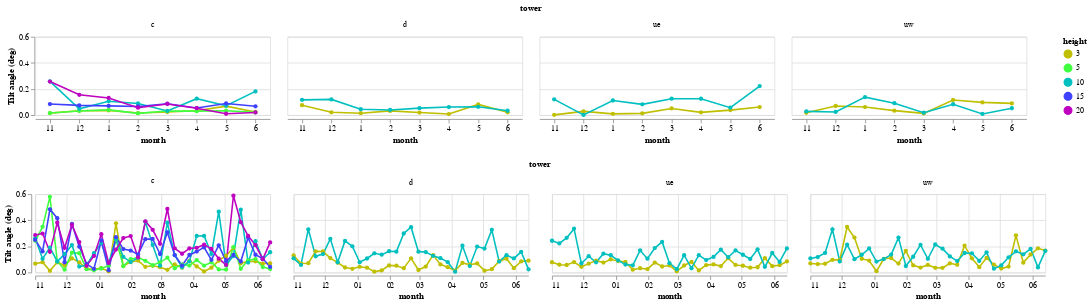

Notebook code for this chart:
### Code cell
(monthly_fits_chart & weekly_fits_chart).resolve_scale(y='shared')

### Figure 1 — Vega-Lite specification as saved in the notebook (floating-point values rounded to 4 significant figures; data arrays with more than 128 entries replaced by an {"elided": "..."} marker saying what was removed)
{"config": {"view": {"continuousWidth": 300, "continuousHeight": 300}}, "vconcat": [{"data": {"name": "data-73722180800f3d6953859fee9585921f"}, "mark": {"type": "line", "point": true}, "encoding": {"color": {"field": "height", "scale": {"scheme": "sinebow"}, "type": "ordinal"}, "facet": {"field": "tower", "type": "nominal"}, "x": {"axis": {"labelAngle": 0}, "field": "month", "sort": [11, 12, 1], "type": "ordinal"}, "y": {"field": "tilt", "title": "Tilt angle (deg)", "type": "quantitative"}}, "height": 100, "width": 300}, {"data": {"name": "data-028a7a18b310cc8be8545776138f2040"}, "mark": {"type": "line", "point": true}, "encoding": {"color": {"field": "height", "scale": {"scheme": "sinebow"}, "type": "ordinal"}, "facet": {"field": "tower", "type": "nominal"}, "x": {"axis": {"format": "%m"}, "field": "start_date", "title": "month", "type": "temporal"}, "y": {"field": "tilt", "title": "Tilt angle (deg)", "type": "quantitative"}}, "height": 100, "width": 300}], "resolve": {"scale": {"y": "shared"}}, "$schema": "https://vega.github.io/schema/vega-lite/v5.17.0.json", "datasets": {"data-73722180800f3d6953859fee9585921f": [{"month": 11, "height": 3.0, "tower": "c", "a": 0.003705, "b": -9.313e-05, "c": -0.0002493, "tilt": 0.01525, "tiltaz": 69.52, "W_f_1": 9.313e-05, "W_f_2": 0.0002493, "W_f_3": 1.0, "W_f": [9.313e-05, 0.0002493, 1.0]}, {"month": 11, "height": 5.0, "tower": "c", "a": -0.001992, "b": 1.768e-05, "c": -0.0002758, "tilt": 0.01583, "tiltaz": 93.67, "W_f_1": -1.768e-05, "W_f_2": 0.0002758, "W_f_3": 1.0, "W_f": [-1.768e-05, 0.0002758, 1.0]}, {"month": 11, "height": 10.0, "tower": "c", "a": -0.05393, "b": 0.00441, "c": 0.0009712, "tilt": 0.2587, "tiltaz": -167.6, "W_f_1": -0.00441, "W_f_2": -0.0009712, "W_f_3": 1.0, "W_f": [-0.00441, -0.0009712, 1.0]}, {"month": 11, "height": 15.0, "tower": "c", "a": 0.01162, "b": -5.607e-05, "c": -0.001473, "tilt": 0.08447, "tiltaz": 87.82, "W_f_1": 5.607e-05, "W_f_2": 0.001473, "W_f_3": 1.0, "W_f": [5.607e-05, 0.001473, 1.0]}, {"month": 11, "height": 20.0, "tower": "c", "a": -0.0631, "b": 0.004254, "c": -0.001431, "tilt": 0.2572, "tiltaz": 161.4, "W_f_1": -0.004254, "W_f_2": 0.001431, "W_f_3": 1.0, "W_f": [-0.004254, 0.001431, 1.0]}, {"month": 11, "height": 3.0, "tower": "uw", "a": 0.00832, "b": -0.0002633, "c": -0.0001704, "tilt": 0.01797, "tiltaz": 32.91, "W_f_1": 0.0002633, "W_f_2": 0.0001704, "W_f_3": 1.0, "W_f": [0.0002633, 0.0001704, 1.0]}, {"month": 11, "height": 10.0, "tower": "uw", "a": -0.0009363, "b": -0.0003384, "c": 0.0003626, "tilt": 0.02841, "tiltaz": -46.98, "W_f_1": 0.0003384, "W_f_2": -0.0003626, "W_f_3": 1.0, "W_f": [0.0003384, -0.0003626, 1.0]}, {"month": 11, "height": 3.0, "tower": "ue", "a": -0.0113, "b": -2.822e-05, "c": 1.099e-05, "tilt": 0.001735, "tiltaz": -21.28, "W_f_1": 2.822e-05, "W_f_2": -1.099e-05, "W_f_3": 1.0, "W_f": [2.822e-05, -1.099e-05, 1.0]}, {"month": 11, "height": 10.0, "tower": "ue", "a": 0.01065, "b": -0.0003351, "c": 0.002082, "tilt": 0.1208, "tiltaz": -80.86, "W_f_1": 0.0003351, "W_f_2": -0.002082, "W_f_3": 1.0, "W_f": [0.0003351, -0.002082, 1.0]}, {"month": 11, "height": 3.0, "tower": "d", "a": 0.00387, "b": -0.001193, "c": -0.0005857, "tilt": 0.07613, "tiltaz": 26.15, "W_f_1": 0.001193, "W_f_2": 0.0005857, "W_f_3": 1.0, "W_f": [0.001193, 0.0005857, 1.0]}, {"month": 11, "height": 10.0, "tower": "d", "a": 0.04631, "b": 0.000728, "c": 0.001904, "tilt": 0.1168, "tiltaz": -110.9, "W_f_1": -0.000728, "W_f_2": -0.001904, "W_f_3": 1.0, "W_f": [-0.000728, -0.001904, 1.0]}, {"month": 12, "height": 3.0, "tower": "c", "a": 0.01465, "b": -0.0001418, "c": 0.0005563, "tilt": 0.03289, "tiltaz": -75.7, "W_f_1": 0.0001418, "W_f_2": -0.0005563, "W_f_3": 1.0, "W_f": [0.0001418, -0.0005563, 1.0]}, {"month": 12, "height": 5.0, "tower": "c", "a": 0.01018, "b": 1.037e-05, "c": 0.0005511, "tilt": 0.03158, "tiltaz": -91.08, "W_f_1": -1.037e-05, "W_f_2": -0.0005511, "W_f_3": 1.0, "W_f": [-1.037e-05, -0.0005511, 1.0]}, {"month": 12, "height": 10.0, "tower": "c", "a": -0.03922, "b": 0.0008452, "c": 5.752e-05, "tilt": 0.04854, "tiltaz": -176.1, "W_f_1": -0.0008452, "W_f_2": -5.752e-05, "W_f_3": 1.0, "W_f": [-0.0008452, -5.752e-05, 1.0]}, {"month": 12, "height": 15.0, "tower": "c", "a": 0.009489, "b": -0.0006863, "c": 0.001104, "tilt": 0.07447, "tiltaz": -58.13, "W_f_1": 0.0006863, "W_f_2": -0.001104, "W_f_3": 1.0, "W_f": [0.0006863, -0.001104, 1.0]}, {"month": 12, "height": 20.0, "tower": "c", "a": -0.05739, "b": -0.0007699, "c": 0.002599, "tilt": 0.1553, "tiltaz": -73.5, "W_f_1": 0.0007699, "W_f_2": -0.002599, "W_f_3": 1.0, "W_f": [0.0007699, -0.002599, 1.0]}, {"month": 12, "height": 3.0, "tower": "uw", "a": 0.007753, "b": -0.0002517, "c": 0.00119, "tilt": 0.06971, "tiltaz": -78.06, "W_f_1": 0.0002517, "W_f_2": -0.00119, "W_f_3": 1.0, "W_f": [0.0002517, -0.00119, 1.0]}, {"month": 12, "height": 10.0, "tower": "uw", "a": 0.0007163, "b": 0.0002923, "c": 0.0003029, "tilt": 0.02412, "tiltaz": -134.0, "W_f_1": -0.0002923, "W_f_2": -0.0003029, "W_f_3": 1.0, "W_f": [-0.0002923, -0.0003029, 1.0]}, {"month": 12, "height": 3.0, "tower": "ue", "a": 0.005318, "b": -0.0002981, "c": 0.000397, "tilt": 0.02845, "tiltaz": -53.1, "W_f_1": 0.0002981, "W_f_2": -0.000397, "W_f_3": 1.0, "W_f": [0.0002981, -0.000397, 1.0]}, {"month": 12, "height": 10.0, "tower": "ue", "a": 0.03642, "b": 9.23e-06, "c": 2.792e-05, "tilt": 0.001685, "tiltaz": -108.3, "W_f_1": -9.23e-06, "W_f_2": -2.792e-05, "W_f_3": 1.0, "W_f": [-9.23e-06, -2.792e-05, 1.0]}, {"month": 12, "height": 3.0, "tower": "d", "a": 0.01356, "b": -0.0003678, "c": -7.269e-05, "tilt": 0.02148, "tiltaz": 11.18, "W_f_1": 0.0003678, "W_f_2": 7.269e-05, "W_f_3": 1.0, "W_f": [0.0003678, 7.269e-05, 1.0]}, {"month": 12, "height": 10.0, "tower": "d", "a": 0.04783, "b": -0.001067, "c": 0.00181, "tilt": 0.1204, "tiltaz": -59.49, "W_f_1": 0.001067, "W_f_2": -0.00181, "W_f_3": 1.0, "W_f": [0.001067, -0.00181, 1.0]}, {"month": 1, "height": 3.0, "tower": "c", "a": 0.005496, "b": 0.0004146, "c": 0.0004733, "tilt": 0.03605, "tiltaz": -131.2, "W_f_1": -0.0004146, "W_f_2": -0.0004733, "W_f_3": 1.0, "W_f": [-0.0004146, -0.0004733, 1.0]}, {"month": 1, "height": 5.0, "tower": "c", "a": 0.006621, "b": 6.76e-05, "c": 0.0006917, "tilt": 0.03982, "tiltaz": -95.58, "W_f_1": -6.76e-05, "W_f_2": -0.0006917, "W_f_3": 1.0, "W_f": [-6.76e-05, -0.0006917, 1.0]}, {"month": 1, "height": 10.0, "tower": "c", "a": -0.03557, "b": 0.0001626, "c": 0.001848, "tilt": 0.1063, "tiltaz": -95.03, "W_f_1": -0.0001626, "W_f_2": -0.001848, "W_f_3": 1.0, "W_f": [-0.0001626, -0.001848, 1.0]}, {"month": 1, "height": 15.0, "tower": "c", "a": 0.009924, "b": 0.0005724, "c": 0.001092, "tilt": 0.07066, "tiltaz": -117.7, "W_f_1": -0.0005724, "W_f_2": -0.001092, "W_f_3": 1.0, "W_f": [-0.0005724, -0.001092, 1.0]}, {"month": 1, "height": 20.0, "tower": "c", "a": -0.05303, "b": 0.0007959, "c": 0.002149, "tilt": 0.1313, "tiltaz": -110.3, "W_f_1": -0.0007959, "W_f_2": -0.002149, "W_f_3": 1.0, "W_f": [-0.0007959, -0.002149, 1.0]}, {"month": 1, "height": 3.0, "tower": "uw", "a": 0.004881, "b": -0.001064, "c": -0.0001467, "tilt": 0.06155, "tiltaz": 7.847, "W_f_1": 0.001064, "W_f_2": 0.0001467, "W_f_3": 1.0, "W_f": [0.001064, 0.0001467, 1.0]}, {"month": 1, "height": 10.0, "tower": "uw", "a": 0.0103, "b": -0.001014, "c": 0.002175, "tilt": 0.1375, "tiltaz": -65.01, "W_f_1": 0.001014, "W_f_2": -0.002175, "W_f_3": 1.0, "W_f": [0.001014, -0.002175, 1.0]}, {"month": 1, "height": 3.0, "tower": "ue", "a": 0.01041, "b": -6.675e-06, "c": 0.0001663, "tilt": 0.009538, "tiltaz": -87.7, "W_f_1": 6.675e-06, "W_f_2": -0.0001663, "W_f_3": 1.0, "W_f": [6.675e-06, -0.0001663, 1.0]}, {"month": 1, "height": 10.0, "tower": "ue", "a": 0.05602, "b": -0.001635, "c": -0.001064, "tilt": 0.1118, "tiltaz": 33.06, "W_f_1": 0.001635, "W_f_2": 0.001064, "W_f_3": 1.0, "W_f": [0.001635, 0.001064, 1.0]}, {"month": 1, "height": 3.0, "tower": "d", "a": 0.01594, "b": -0.0002371, "c": -8.843e-05, "tilt": 0.0145, "tiltaz": 20.46, "W_f_1": 0.0002371, "W_f_2": 8.843e-05, "W_f_3": 1.0, "W_f": [0.0002371, 8.843e-05, 1.0]}, {"month": 1, "height": 10.0, "tower": "d", "a": 0.05106, "b": 0.0005257, "c": 0.0005954, "tilt": 0.04551, "tiltaz": -131.4, "W_f_1": -0.0005257, "W_f_2": -0.0005954, "W_f_3": 1.0, "W_f": [-0.0005257, -0.0005954, 1.0]}, {"month": 2, "height": 3.0, "tower": "c", "a": -0.003106, "b": 0.0001849, "c": 0.0002019, "tilt": 0.01569, "tiltaz": -132.5, "W_f_1": -0.0001849, "W_f_2": -0.0002019, "W_f_3": 1.0, "W_f": [-0.0001849, -0.0002019, 1.0]}, {"month": 2, "height": 5.0, "tower": "c", "a": -0.003943, "b": 0.0002239, "c": 7.164e-05, "tilt": 0.01347, "tiltaz": -162.3, "W_f_1": -0.0002239, "W_f_2": -7.164e-05, "W_f_3": 1.0, "W_f": [-0.0002239, -7.164e-05, 1.0]}, {"month": 2, "height": 10.0, "tower": "c", "a": -0.05324, "b": -0.0003788, "c": 0.001504, "tilt": 0.08888, "tiltaz": -75.87, "W_f_1": 0.0003788, "W_f_2": -0.001504, "W_f_3": 1.0, "W_f": [0.0003788, -0.001504, 1.0]}, {"month": 2, "height": 15.0, "tower": "c", "a": -0.004083, "b": -0.0008785, "c": 0.0007513, "tilt": 0.06623, "tiltaz": -40.54, "W_f_1": 0.0008785, "W_f_2": -0.0007513, "W_f_3": 1.0, "W_f": [0.0008785, -0.0007513, 1.0]}, {"month": 2, "height": 20.0, "tower": "c", "a": -0.07374, "b": -0.0005349, "c": 0.0008324, "tilt": 0.05669, "tiltaz": -57.27, "W_f_1": 0.0005349, "W_f_2": -0.0008324, "W_f_3": 1.0, "W_f": [0.0005349, -0.0008324, 1.0]}, {"month": 2, "height": 3.0, "tower": "uw", "a": -0.001293, "b": 0.0003836, "c": 0.0004586, "tilt": 0.03426, "tiltaz": -129.9, "W_f_1": -0.0003836, "W_f_2": -0.0004586, "W_f_3": 1.0, "W_f": [-0.0003836, -0.0004586, 1.0]}, {"month": 2, "height": 10.0, "tower": "uw", "a": -0.007648, "b": -0.0009716, "c": 0.001256, "tilt": 0.09099, "tiltaz": -52.28, "W_f_1": 0.0009716, "W_f_2": -0.001256, "W_f_3": 1.0, "W_f": [0.0009716, -0.001256, 1.0]}, {"month": 2, "height": 3.0, "tower": "ue", "a": 0.006906, "b": -0.0002248, "c": -6.56e-05, "tilt": 0.01342, "tiltaz": 16.27, "W_f_1": 0.0002248, "W_f_2": 6.56e-05, "W_f_3": 1.0, "W_f": [0.0002248, 6.56e-05, 1.0]}, {"month": 2, "height": 10.0, "tower": "ue", "a": 0.04852, "b": -0.0002164, "c": 0.00142, "tilt": 0.08231, "tiltaz": -81.34, "W_f_1": 0.0002164, "W_f_2": -0.00142, "W_f_3": 1.0, "W_f": [0.0002164, -0.00142, 1.0]}, {"month": 2, "height": 3.0, "tower": "d", "a": 0.01117, "b": 0.0005154, "c": 0.0002288, "tilt": 0.03231, "tiltaz": -156.1, "W_f_1": -0.0005154, "W_f_2": -0.0002288, "W_f_3": 1.0, "W_f": [-0.0005154, -0.0002288, 1.0]}, {"month": 2, "height": 10.0, "tower": "d", "a": 0.04177, "b": 0.0003067, "c": 0.0006139, "tilt": 0.03932, "tiltaz": -116.5, "W_f_1": -0.0003067, "W_f_2": -0.0006139, "W_f_3": 1.0, "W_f": [-0.0003067, -0.0006139, 1.0]}, {"month": 3, "height": 3.0, "tower": "c", "a": -0.007934, "b": 0.0002586, "c": 0.00031, "tilt": 0.02313, "tiltaz": -129.8, "W_f_1": -0.0002586, "W_f_2": -0.00031, "W_f_3": 1.0, "W_f": [-0.0002586, -0.00031, 1.0]}, {"month": 3, "height": 5.0, "tower": "c", "a": -0.005313, "b": 0.0003945, "c": -0.0003735, "tilt": 0.03113, "tiltaz": 136.6, "W_f_1": -0.0003945, "W_f_2": 0.0003735, "W_f_3": 1.0, "W_f": [-0.0003945, 0.0003735, 1.0]}, {"month": 3, "height": 10.0, "tower": "c", "a": -0.05405, "b": -0.000549, "c": 2.324e-05, "tilt": 0.03149, "tiltaz": -2.424, "W_f_1": 0.000549, "W_f_2": -2.324e-05, "W_f_3": 1.0, "W_f": [0.000549, -2.324e-05, 1.0]}, {"month": 3, "height": 15.0, "tower": "c", "a": -0.00391, "b": -0.001295, "c": -0.0008094, "tilt": 0.08752, "tiltaz": 32.0, "W_f_1": 0.001295, "W_f_2": 0.0008094, "W_f_3": 1.0, "W_f": [0.001295, 0.0008094, 1.0]}, {"month": 3, "height": 20.0, "tower": "c", "a": -0.06958, "b": -0.001488, "c": 3.022e-05, "tilt": 0.08529, "tiltaz": -1.163, "W_f_1": 0.001488, "W_f_2": -3.022e-05, "W_f_3": 1.0, "W_f": [0.001488, -3.022e-05, 1.0]}, {"month": 3, "height": 3.0, "tower": "uw", "a": -0.008293, "b": -0.0001713, "c": 0.0001544, "tilt": 0.01321, "tiltaz": -42.04, "W_f_1": 0.0001713, "W_f_2": -0.0001544, "W_f_3": 1.0, "W_f": [0.0001713, -0.0001544, 1.0]}, {"month": 3, "height": 10.0, "tower": "uw", "a": -0.006793, "b": -2.054e-06, "c": -0.0003223, "tilt": 0.01847, "tiltaz": 89.63, "W_f_1": 2.054e-06, "W_f_2": 0.0003223, "W_f_3": 1.0, "W_f": [2.054e-06, 0.0003223, 1.0]}, {"month": 3, "height": 3.0, "tower": "ue", "a": 0.003593, "b": -0.0005016, "c": 0.0007314, "tilt": 0.05082, "tiltaz": -55.56, "W_f_1": 0.0005016, "W_f_2": -0.0007314, "W_f_3": 1.0, "W_f": [0.0005016, -0.0007314, 1.0]}, {"month": 3, "height": 10.0, "tower": "ue", "a": 0.0531, "b": -0.002195, "c": -5.448e-05, "tilt": 0.1258, "tiltaz": 1.422, "W_f_1": 0.002195, "W_f_2": 5.448e-05, "W_f_3": 1.0, "W_f": [0.002195, 5.448e-05, 1.0]}, {"month": 3, "height": 3.0, "tower": "d", "a": 0.01033, "b": -0.0003015, "c": -0.0001493, "tilt": 0.01928, "tiltaz": 26.34, "W_f_1": 0.0003015, "W_f_2": 0.0001493, "W_f_3": 1.0, "W_f": [0.0003015, 0.0001493, 1.0]}, {"month": 3, "height": 10.0, "tower": "d", "a": 0.04365, "b": -0.0008154, "c": -0.0004502, "tilt": 0.05337, "tiltaz": 28.9, "W_f_1": 0.0008154, "W_f_2": 0.0004502, "W_f_3": 1.0, "W_f": [0.0008154, 0.0004502, 1.0]}, {"month": 4, "height": 3.0, "tower": "c", "a": -0.003842, "b": -8.309e-05, "c": -0.0005803, "tilt": 0.03359, "tiltaz": 81.85, "W_f_1": 8.309e-05, "W_f_2": 0.0005803, "W_f_3": 1.0, "W_f": [8.309e-05, 0.0005803, 1.0]}, {"month": 4, "height": 5.0, "tower": "c", "a": -0.00415, "b": 0.0001778, "c": -0.0004967, "tilt": 0.03023, "tiltaz": 109.7, "W_f_1": -0.0001778, "W_f_2": 0.0004967, "W_f_3": 1.0, "W_f": [-0.0001778, 0.0004967, 1.0]}, {"month": 4, "height": 10.0, "tower": "c", "a": -0.07279, "b": 0.002148, "c": 0.0004615, "tilt": 0.1259, "tiltaz": -167.9, "W_f_1": -0.002148, "W_f_2": -0.0004615, "W_f_3": 1.0, "W_f": [-0.002148, -0.0004615, 1.0]}, {"month": 4, "height": 15.0, "tower": "c", "a": -0.01235, "b": -0.0001777, "c": -0.000922, "tilt": 0.0538, "tiltaz": 79.09, "W_f_1": 0.0001777, "W_f_2": 0.000922, "W_f_3": 1.0, "W_f": [0.0001777, 0.000922, 1.0]}, {"month": 4, "height": 20.0, "tower": "c", "a": -0.08542, "b": 0.0007587, "c": 0.0005314, "tilt": 0.05307, "tiltaz": -145.0, "W_f_1": -0.0007587, "W_f_2": -0.0005314, "W_f_3": 1.0, "W_f": [-0.0007587, -0.0005314, 1.0]}, {"month": 4, "height": 3.0, "tower": "uw", "a": -0.01044, "b": 0.001768, "c": 0.0009772, "tilt": 0.1158, "tiltaz": -151.1, "W_f_1": -0.001768, "W_f_2": -0.0009772, "W_f_3": 1.0, "W_f": [-0.001768, -0.0009772, 1.0]}, {"month": 4, "height": 10.0, "tower": "uw", "a": -0.01092, "b": 0.001377, "c": 0.0004541, "tilt": 0.08305, "tiltaz": -161.7, "W_f_1": -0.001377, "W_f_2": -0.0004541, "W_f_3": 1.0, "W_f": [-0.001377, -0.0004541, 1.0]}, {"month": 4, "height": 3.0, "tower": "ue", "a": 0.00411, "b": -0.0003211, "c": -0.0001783, "tilt": 0.02105, "tiltaz": 29.04, "W_f_1": 0.0003211, "W_f_2": 0.0001783, "W_f_3": 1.0, "W_f": [0.0003211, 0.0001783, 1.0]}, {"month": 4, "height": 10.0, "tower": "ue", "a": 0.03635, "b": 0.001842, "c": 0.001175, "tilt": 0.1252, "tiltaz": -147.5, "W_f_1": -0.001842, "W_f_2": -0.001175, "W_f_3": 1.0, "W_f": [-0.001842, -0.001175, 1.0]}, {"month": 4, "height": 3.0, "tower": "d", "a": 0.01635, "b": 3.936e-05, "c": -0.0001313, "tilt": 0.007854, "tiltaz": 106.7, "W_f_1": -3.936e-05, "W_f_2": 0.0001313, "W_f_3": 1.0, "W_f": [-3.936e-05, 0.0001313, 1.0]}, {"month": 4, "height": 10.0, "tower": "d", "a": 0.0402, "b": 0.001066, "c": 0.0001698, "tilt": 0.06184, "tiltaz": -170.9, "W_f_1": -0.001066, "W_f_2": -0.0001698, "W_f_3": 1.0, "W_f": [-0.001066, -0.0001698, 1.0]}, {"month": 5, "height": 3.0, "tower": "c", "a": -0.0001623, "b": 0.000131, "c": -0.001194, "tilt": 0.0688, "tiltaz": 96.26, "W_f_1": -0.000131, "W_f_2": 0.001194, "W_f_3": 1.0, "W_f": [-0.000131, 0.001194, 1.0]}, {"month": 5, "height": 5.0, "tower": "c", "a": -0.001522, "b": -0.000297, "c": -0.0005137, "tilt": 0.034, "tiltaz": 59.96, "W_f_1": 0.000297, "W_f_2": 0.0005137, "W_f_3": 1.0, "W_f": [0.000297, 0.0005137, 1.0]}, {"month": 5, "height": 10.0, "tower": "c", "a": -0.06201, "b": -0.0001323, "c": 0.001245, "tilt": 0.07175, "tiltaz": -83.94, "W_f_1": 0.0001323, "W_f_2": -0.001245, "W_f_3": 1.0, "W_f": [0.0001323, -0.001245, 1.0]}, {"month": 5, "height": 15.0, "tower": "c", "a": -0.003452, "b": -0.001365, "c": 0.0007408, "tilt": 0.08899, "tiltaz": -28.49, "W_f_1": 0.001365, "W_f_2": -0.0007408, "W_f_3": 1.0, "W_f": [0.001365, -0.0007408, 1.0]}, {"month": 5, "height": 20.0, "tower": "c", "a": -0.07381, "b": -0.0001765, "c": 2.611e-05, "tilt": 0.01022, "tiltaz": -8.418, "W_f_1": 0.0001765, "W_f_2": -2.611e-05, "W_f_3": 1.0, "W_f": [0.0001765, -2.611e-05, 1.0]}, {"month": 5, "height": 3.0, "tower": "uw", "a": -0.002577, "b": -0.001661, "c": 0.0003697, "tilt": 0.09748, "tiltaz": -12.55, "W_f_1": 0.001661, "W_f_2": -0.0003697, "W_f_3": 1.0, "W_f": [0.001661, -0.0003697, 1.0]}, {"month": 5, "height": 10.0, "tower": "uw", "a": 0.003567, "b": 0.0001441, "c": -4.143e-05, "tilt": 0.008591, "tiltaz": 164.0, "W_f_1": -0.0001441, "W_f_2": 4.143e-05, "W_f_3": 1.0, "W_f": [-0.0001441, 4.143e-05, 1.0]}, {"month": 5, "height": 3.0, "tower": "ue", "a": -0.001175, "b": 0.0006673, "c": 3.941e-05, "tilt": 0.0383, "tiltaz": -176.6, "W_f_1": -0.0006673, "W_f_2": -3.941e-05, "W_f_3": 1.0, "W_f": [-0.0006673, -3.941e-05, 1.0]}, {"month": 5, "height": 10.0, "tower": "ue", "a": 0.0219, "b": 0.0009167, "c": -0.0003786, "tilt": 0.05683, "tiltaz": 157.6, "W_f_1": -0.0009167, "W_f_2": 0.0003786, "W_f_3": 1.0, "W_f": [-0.0009167, 0.0003786, 1.0]}, {"month": 5, "height": 3.0, "tower": "d", "a": 0.002701, "b": 0.0006346, "c": 0.00128, "tilt": 0.08184, "tiltaz": -116.4, "W_f_1": -0.0006346, "W_f_2": -0.00128, "W_f_3": 1.0, "W_f": [-0.0006346, -0.00128, 1.0]}, {"month": 5, "height": 10.0, "tower": "d", "a": 0.03683, "b": 0.0009213, "c": 0.0006109, "tilt": 0.06334, "tiltaz": -146.5, "W_f_1": -0.0009213, "W_f_2": -0.0006109, "W_f_3": 1.0, "W_f": [-0.0009213, -0.0006109, 1.0]}, {"month": 6, "height": 3.0, "tower": "c", "a": -0.002368, "b": -0.0003954, "c": -0.0001453, "tilt": 0.02414, "tiltaz": 20.17, "W_f_1": 0.0003954, "W_f_2": 0.0001453, "W_f_3": 1.0, "W_f": [0.0003954, 0.0001453, 1.0]}, {"month": 6, "height": 5.0, "tower": "c", "a": -0.001853, "b": 0.0003623, "c": -2.588e-05, "tilt": 0.02081, "tiltaz": 175.9, "W_f_1": -0.0003623, "W_f_2": 2.588e-05, "W_f_3": 1.0, "W_f": [-0.0003623, 2.588e-05, 1.0]}, {"month": 6, "height": 10.0, "tower": "c", "a": -0.07342, "b": -0.002297, "c": 0.002184, "tilt": 0.1816, "tiltaz": -43.56, "W_f_1": 0.002297, "W_f_2": -0.002184, "W_f_3": 1.0, "W_f": [0.002297, -0.002184, 1.0]}, {"month": 6, "height": 15.0, "tower": "c", "a": -0.002492, "b": -0.0001344, "c": 0.001164, "tilt": 0.06714, "tiltaz": -83.42, "W_f_1": 0.0001344, "W_f_2": -0.001164, "W_f_3": 1.0, "W_f": [0.0001344, -0.001164, 1.0]}, {"month": 6, "height": 20.0, "tower": "c", "a": -0.07675, "b": 4.568e-05, "c": 0.0003512, "tilt": 0.02029, "tiltaz": -97.41, "W_f_1": -4.568e-05, "W_f_2": -0.0003512, "W_f_3": 1.0, "W_f": [-4.568e-05, -0.0003512, 1.0]}, {"month": 6, "height": 3.0, "tower": "uw", "a": 0.006827, "b": -0.0007622, "c": 0.001367, "tilt": 0.08968, "tiltaz": -60.86, "W_f_1": 0.0007622, "W_f_2": -0.001367, "W_f_3": 1.0, "W_f": [0.0007622, -0.001367, 1.0]}, {"month": 6, "height": 10.0, "tower": "uw", "a": 0.01104, "b": 0.0001261, "c": 0.0009094, "tilt": 0.0526, "tiltaz": -97.9, "W_f_1": -0.0001261, "W_f_2": -0.0009094, "W_f_3": 1.0, "W_f": [-0.0001261, -0.0009094, 1.0]}, {"month": 6, "height": 3.0, "tower": "ue", "a": -0.006016, "b": -0.0008803, "c": 0.0006173, "tilt": 0.0616, "tiltaz": -35.04, "W_f_1": 0.0008803, "W_f_2": -0.0006173, "W_f_3": 1.0, "W_f": [0.0008803, -0.0006173, 1.0]}, {"month": 6, "height": 10.0, "tower": "ue", "a": 0.01719, "b": 0.003017, "c": -0.002449, "tilt": 0.2226, "tiltaz": 140.9, "W_f_1": -0.003017, "W_f_2": 0.002449, "W_f_3": 1.0, "W_f": [-0.003017, 0.002449, 1.0]}, {"month": 6, "height": 3.0, "tower": "d", "a": -0.00323, "b": 0.0003713, "c": 2.926e-05, "tilt": 0.02134, "tiltaz": -175.5, "W_f_1": -0.0003713, "W_f_2": -2.926e-05, "W_f_3": 1.0, "W_f": [-0.0003713, -2.926e-05, 1.0]}, {"month": 6, "height": 10.0, "tower": "d", "a": 0.02515, "b": 0.0005016, "c": -0.0002992, "tilt": 0.03346, "tiltaz": 149.2, "W_f_1": -0.0005016, "W_f_2": 0.0002992, "W_f_3": 1.0, "W_f": [-0.0005016, 0.0002992, 1.0]}], "data-028a7a18b310cc8be8545776138f2040": {"elided": "363 records"}}}
